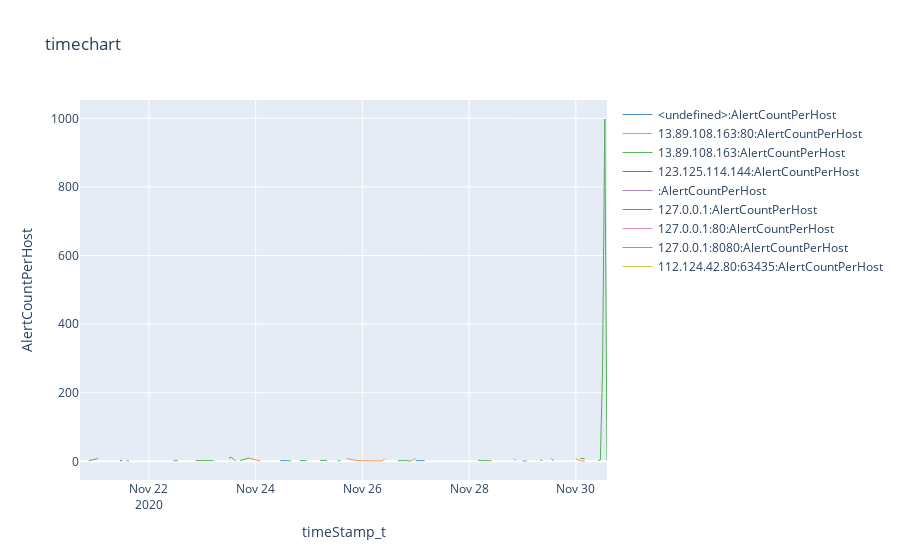

The code cell stored with this chart in its notebook:
### Markdown cell above
### Select a host entity

The following host entity will be used for the remainder of this section

### Code cell
query = queryHost(query_times_2.start, query_times_2.end)
%kql -query query

try:
    df_host = showQuery(query)
    list_hosts = set([x for x in df_host['hostname_s']])
    df = df_host.groupby(['hostname_s']).agg({'AlertCountPerHost': sum}).rename(columns = {'AlertCountPerHost': 'Num_blocked_alerts'})
    hosts = widgets.Select(options=list_hosts, style = style, layout = layout, value=df['Num_blocked_alerts'].idxmax(), description = 'Select Host: ')
    display(df)
    display(hosts)
except Exception as e:
    print('Error: ' + e)
    traceback.print_exc()
